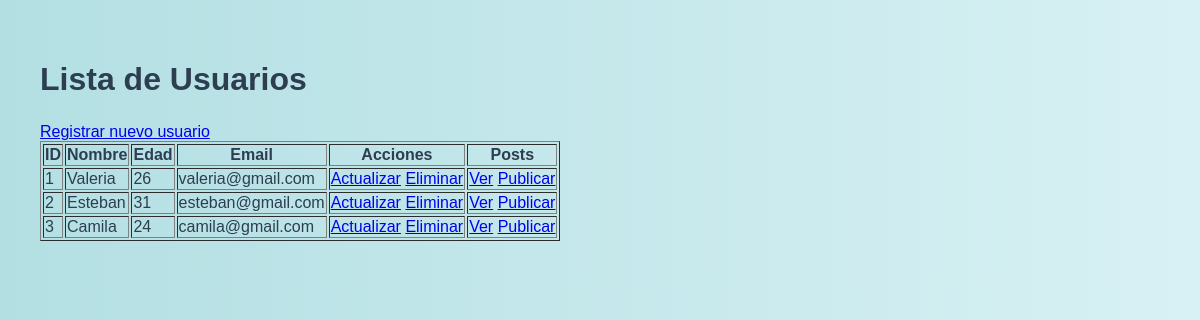
Page /controllers/user_index.php on the committed database.
### tables this page shows
CREATE TABLE users (
    id INT UNSIGNED AUTO_INCREMENT PRIMARY KEY,
    name VARCHAR(50) NOT NULL,
    age INT UNSIGNED,
    email VARCHAR(50) NOT NULL,
    password VARCHAR(50) NOT NULL,
    created_at TIMESTAMP DEFAULT CURRENT_TIMESTAMP,
    updated_at TIMESTAMP DEFAULT CURRENT_TIMESTAMP ON UPDATE CURRENT_TIMESTAMP
);

### controllers/user_index.php (called while the page is built)
<?php
require_once '../models/User.php';
$user = new User();
$users = $user->getAll();
include '../views/user_list.php';
exit;

### models/Connection.php (called while the page is built, shortened)
<?php
class Connection{
    private $host = "localhost:3308";
    private $user = "root";
    private $password = "";
    private $db = "actividad7";
    private $port = 3306;
    protected function connect(){
        try{
            $this->connection = mysqli_connect($this->host, $this->user, $this->password, $this->db, $this->port);
        } catch (Exception $e){
            echo "Error: " . $e->getMessage();
            die("Connection failed");
        }
    }
}

### models/User.php (called while the page is built, shortened)
<?php
include 'Connection.php';
class User extends Connection{
    public function getAll(){
        $stmt = mysqli_prepare($this->connection, "SELECT * FROM users");
        $stmt->execute();
        $result = $stmt->get_result();
        $users = array();
        while ($row = $result->fetch_assoc()) {
            array_push($users, $row);
        }
        return $users;
    }
    }

### views/user_list.php (the view, shortened to what this page needs)
<!DOCTYPE html>
<html lang="en">
<head>
    <link rel="stylesheet" href="../public/estilos.css">
</head>
<body>
    <h1>Lista de Usuarios</h1>
    <a href="user_store.php">Registrar nuevo usuario</a>
    <table border="1">
        <tr>
            <th>ID</th>
            <th>Nombre</th>
            <th>Edad</th>
            <th>Email</th>
            <th>Acciones</th>
            <th>Posts</th>
        </tr>
        <?php if (!empty($users)): ?>
            <?php foreach ($users as $user): ?>
                <tr>
                    <td><?= htmlspecialchars($user['id']) ?></td>
                    <td><?= htmlspecialchars($user['name']) ?></td>
                    <td><?= htmlspecialchars($user['age']) ?></td>
                    <td><?= htmlspecialchars($user['email']) ?></td>
                    <td>
                        <a href="user_update.php?id=<?= $user['id'] ?>">Actualizar</a>
                        <a href="user_delete.php?id=<?= $user['id'] ?>">Eliminar</a>
                    </td>
                    <td>
                        <a href="user_posts.php?id=<?= $user['id'] ?>">Ver</a>
                        <a href="post_create.php?id=<?= $user['id'] ?>">Publicar</a>
                    </td>
                </tr>
            <?php endforeach; ?>
        <?php else: ?>
            <tr><td colspan="4">No hay usuarios registrados.</td></tr>
        <?php endif; ?>
    </table>
</body>
</html>

### public/estilos.css (style rules this page uses)
body { margin: 0; padding: 40px; font-family: 'Poppins', sans-serif; background: linear-gradient(to right, #b3dfe3, #d8f1f4); color: #2c3e50; }
h1 { margin-bottom: 25px; color: #2c3e50; }

### rows in the picture
users: id "1", name "Valeria", age "26", email "valeria@gmail.com"
users: id "2", name "Esteban", age "31", email "esteban@gmail.com"
users: id "3", name "Camila", age "24", email "camila@gmail.com"
